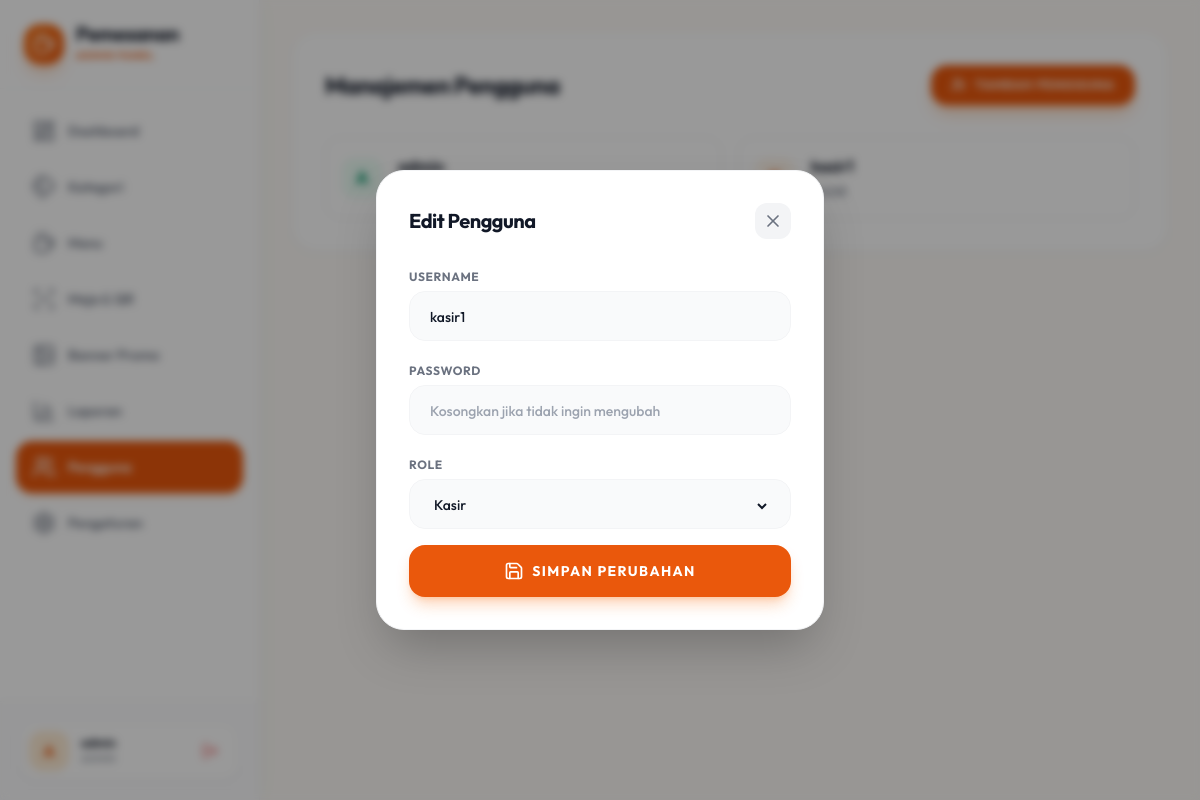
/admin/users.php?edit=2 (signed in), run on the app's committed database.
### tables this page shows
CREATE TABLE IF NOT EXISTS users (
    id INT AUTO_INCREMENT PRIMARY KEY,
    username VARCHAR(50) NOT NULL UNIQUE,
    password VARCHAR(255) NOT NULL,
    role ENUM('admin', 'kasir') NOT NULL DEFAULT 'kasir',
    created_at TIMESTAMP DEFAULT CURRENT_TIMESTAMP
);

### admin/users.php (the view, shortened to what this page needs)
<?php
require_once '../config/db.php';
$editData = null;
if (isset($_GET['edit'])) {
    $stmt = $pdo->prepare("SELECT id, username, role FROM users WHERE id = ?");
    $stmt->execute([(int)$_GET['edit']]);
    $editData = $stmt->fetch();
}
$users = $pdo->query("SELECT id, username, role FROM users ORDER BY role, username")->fetchAll();
?>
<?php
require_once 'layout_header.php';
?>
<div class="p-4 md:p-8">
    <div class="bg-white rounded-[24px] shadow-sm border border-gray-100 p-5 md:p-8">
        <div class="flex flex-col sm:flex-row sm:justify-between items-start sm:items-center gap-4 sm:gap-0 mb-6 md:mb-8">
            <h1 class="text-2xl font-bold tracking-tight text-gray-900">Manajemen Pengguna</h1>
            <button onclick="openUserModal()" class="px-5 py-3 bg-brand-600 text-white rounded-2xl text-xs font-bold uppercase tracking-widest hover:bg-brand-700 transition-snappy shadow-lg shadow-brand-500/30 flex items-center gap-2">
                <i data-lucide="user-plus" class="w-4 h-4"></i> Tambah Pengguna
            </button>
        </div>
        <ul class="grid grid-cols-1 md:grid-cols-2 gap-4">
            <?php foreach ($users as $u): ?>
            <li class="flex flex-col sm:flex-row sm:items-center justify-between p-4 bg-white border border-gray-100 rounded-2xl hover:border-brand-200 transition-colors group gap-4 sm:gap-0">
                <div class="flex items-center gap-4">
                    <div class="w-10 h-10 rounded-xl flex items-center justify-center font-bold text-lg <?= $u['role'] === 'admin' ? 'bg-emerald-50 text-emerald-600' : 'bg-brand-50 text-brand-600' ?>">
                        <?= strtoupper(substr($u['username'], 0, 1)) ?>
                    </div>
                    <div>
                        <span class="font-bold text-gray-900 block"><?= htmlspecialchars($u['username']) ?></span>
                        <span class="text-xs font-medium text-gray-500 uppercase tracking-wider"><?= $u['role'] ?></span>
                    </div>
                </div>
            </li>
            <?php endforeach; ?>
        </ul>
    </div>
</div>
<div id="user-modal" class="fixed inset-0 z-50 hidden">
    <div class="absolute top-1/2 left-1/2 -translate-x-1/2 -translate-y-1/2 w-[calc(100%-2rem)] md:w-full max-w-md bg-white rounded-[28px] shadow-2xl border border-gray-100 p-6 md:p-8 max-h-[90vh] overflow-y-auto" style="animation: modalIn 0.3s ease-out">
        <div class="flex justify-between items-center mb-6">
            <h2 class="text-xl font-bold tracking-tight text-gray-900"><?= $editData ? 'Edit Pengguna' : 'Tambah Pengguna' ?></h2>
            <button onclick="closeUserModal()" class="w-9 h-9 flex items-center justify-center rounded-xl bg-gray-100 text-gray-500 hover:bg-gray-200 transition-colors">
                <i data-lucide="x" class="w-5 h-5"></i>
            </button>
        </div>
        <form method="POST" action="users.php" class="space-y-4">
            <div class="space-y-1">
                <label class="text-xs font-bold text-gray-500 uppercase tracking-wider">Username</label>
                <div class="bg-gray-50 rounded-2xl px-5 py-3 border border-gray-100 focus-within:border-brand-500 focus-within:bg-white transition-colors">
                    <input type="text" name="username" value="<?= $editData ? htmlspecialchars($editData['username']) : '' ?>" required class="w-full bg-transparent border-none focus:outline-none text-sm font-medium text-gray-900" placeholder="Username">
                </div>
            </div>
            <div class="space-y-1">
                <label class="text-xs font-bold text-gray-500 uppercase tracking-wider">Password</label>
                <div class="bg-gray-50 rounded-2xl px-5 py-3 border border-gray-100 focus-within:border-brand-500 focus-within:bg-white transition-colors">
                    <input type="password" name="password" <?= $editData ? '' : 'required' ?> class="w-full bg-transparent border-none focus:outline-none text-sm font-medium text-gray-900" placeholder="<?= $editData ? 'Kosongkan jika tidak ingin mengubah' : 'Password' ?>">
                </div>
            </div>
            <div class="space-y-1">
                <label class="text-xs font-bold text-gray-500 uppercase tracking-wider">Role</label>
                <div class="bg-gray-50 rounded-2xl px-5 py-3 border border-gray-100 focus-within:border-brand-500 focus-within:bg-white transition-colors">
                    <select name="role" required class="w-full bg-transparent border-none focus:outline-none text-sm font-medium text-gray-900">
                        <option value="kasir" <?= ($editData && $editData['role'] === 'kasir') ? 'selected' : '' ?>>Kasir</option>
                    </select>
                </div>
            </div>
            <?php if ($editData): ?>
            <button type="submit" name="update" class="w-full py-4 bg-brand-600 text-white rounded-2xl text-sm font-bold uppercase tracking-widest hover:bg-brand-700 transition-snappy shadow-lg shadow-brand-500/30 flex justify-center items-center gap-2"><i data-lucide="save" class="w-5 h-5"></i> Simpan Perubahan</button>
            <?php endif; ?>
        </form>
    </div>
</div>
<?php require_once 'layout_footer.php'; ?>

### assets/css/style.css (style rules this page uses)
:root { --bg-primary: #FDFBF7; --bg-secondary: #FFFFFF; --text-primary: #1F2937; --text-secondary: #6B7280; --border-color: #F3F4F6; --accent-color: #EA580C; --accent-light: #FFF7ED; --accent-dark: #C2410C; --cubic-spring: cubic-bezier(0.34, 1.56, 0.64, 1); --cubic-snappy: cubic-bezier(0.16, 1, 0.3, 1); }
body { font-family: 'Outfit', -apple-system, BlinkMacSystemFont, "Segoe UI", Roboto, Helvetica, Arial, sans-serif; background-color: var(--bg-primary); color: var(--text-primary); -webkit-font-smoothing: antialiased; -moz-osx-font-smoothing: grayscale; }
h1, h2, h3, h4, h5, h6 { letter-spacing: -0.02em; text-wrap: balance; color: #111827; }
.transition-snappy { transition: all 400ms var(--cubic-snappy); }

### data on the page
users: username "A", username "admin"
users: username "kasir1", role "KASIR", role "Kasir"

### other printed values
substr($_SESSION['username'], 0, 1) "A"
$_SESSION['username'] "admin"
